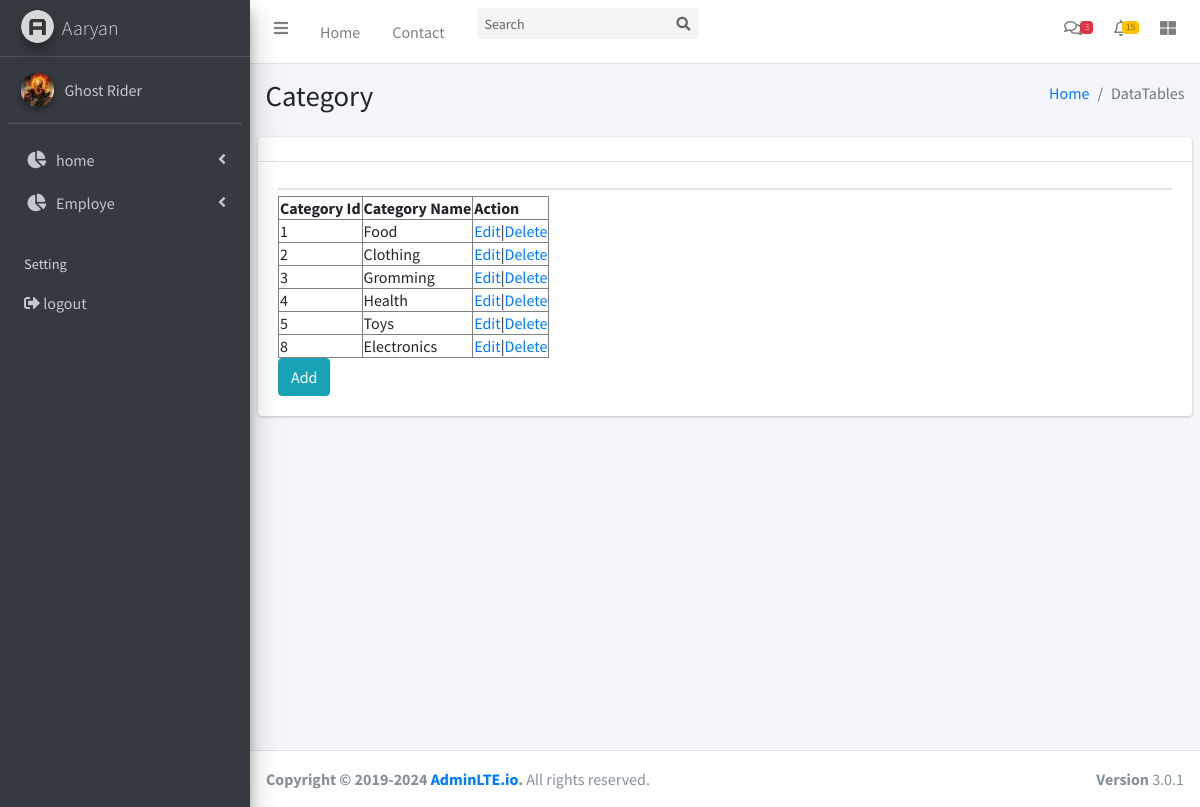
/adminLTE-theme/category.php, run on the app's committed database.
### tables this page shows
CREATE TABLE `tbl_category` (
  `category_id` int(11) NOT NULL,
  `category_name` varchar(11) NOT NULL
);

### adminLTE-theme/category.php (the view, shortened to what this page needs)
<?php
require './at_class1.php';
?>
<!DOCTYPE html>
<html>
<head>
    <link rel="stylesheet" href="plugins/fontawesome-free/css/all.min.css">
    <link rel="stylesheet" href="https://code.ionicframework.com/ionicons/2.0.1/css/ionicons.min.css">
    <link rel="stylesheet" href="plugins/datatables-bs4/css/dataTables.bootstrap4.css">
    <link rel="stylesheet" href="dist/css/adminlte.min.css">
</head>
<body class="hold-transition sidebar-mini">
    <div class="wrapper">
        <?php
        include './topmenu.php';
        ?>
        <?php
        include './sidebar.php';
        ?>
        <div class="content-wrapper">
            <section class="content-header">
                <div class="container-fluid">
                    <div class="row mb-2">
                        <div class="col-sm-6">
                            <h1>Category</h1>
                        </div>
                        <div class="col-sm-6">
                            <ol class="breadcrumb float-sm-right">
                                <li class="breadcrumb-item"><a href="#">Home</a></li>
                                <li class="breadcrumb-item active">DataTables</li>
                            </ol>
                        </div>
                    </div>
                </div>
            </section>
            <section class="content">
                <div class="row">
                    <div class="col-12">
                        <div class="card">
                            <div class="card-header">
                            </div>
                            <div class="card-body">
                                <table id="example1" class="table table-bordered table-striped">
                                    <thead>
                                        <tr>
                                            <table border='1'>
                                                <tr>
                                                    <th>Category Id</th>
                                                    <th>Category Name</th>
                                                    <th>Action</th>
                                                </tr>
                                    </thead>
                                    <tbody>
                                        <?php
                                        $q = mysqli_query($connection, "select * from tbl_category") or die(mysqli_error($connection));
                                        while ($row = mysqli_fetch_array($q)) {
                                            echo "<tr>";
                                            echo "<td>{$row['category_id']}</td>";
                                            echo "<td>{$row['category_name']}</td>";
                                            echo"<td><a href='edit6.php?eid={$row['category_id']}'>Edit</a>|<a href='category.php?did={$row['category_id']}'onclick='return confirmDelete()'>Delete</a></td>";
                                            echo "</tr>";
                                        }
                                        ?>
                                    </tbody>
                                </table>
                                <button type="button" onclick="window.location='addCategory.php';" class="btn btn-info">Add</button>
                            </div>
                        </div>
                    </div>
                </div>
            </section>
        </div>
        <footer class="main-footer">
            <div class="float-right d-none d-sm-block">
                <b>Version</b> 3.0.1
            </div>
            <strong>Copyright &copy; 2019-2024 <a href="http://adminlte.io">AdminLTE.io</a>.</strong> All rights
            reserved.
        </footer>
    </div>
</body>
</html>

### data on the page
tbl_category: category_id "1", category_name "Food"
tbl_category: category_id "2", category_name "Clothing"
tbl_category: category_id "3", category_name "Gromming"
tbl_category: category_id "4", category_name "Health"
tbl_category: category_id "5", category_name "Toys"
tbl_category: category_id "8", category_name "Electronics"
